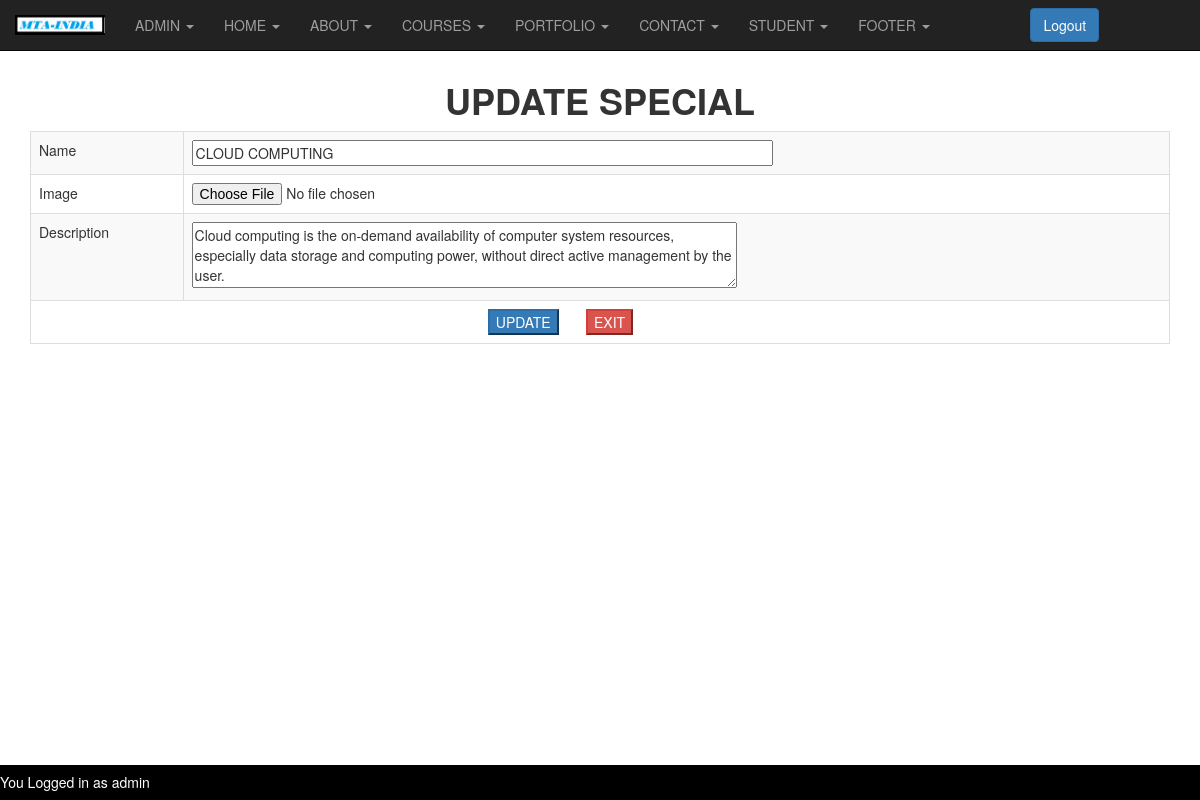
Screenshot of /updatecoursefeatureslider.php?ID=1 (signed in) with the database file from the repository.
### tables this page shows
CREATE TABLE IF NOT EXISTS `coursefeatureslider` (
  `id` int NOT NULL AUTO_INCREMENT,
  `name` varchar(50) NOT NULL,
  `image` varchar(100) NOT NULL,
  `description` varchar(500) NOT NULL,
  PRIMARY KEY (`id`)
);

### updatecoursefeatureslider.php (the view, shortened to what this page needs)
<?php
if(isset($_SESSION['username']) && isset($_SESSION['password']))
{
?>
<!DOCTYPE html>
<html>
<head>
  <link rel="stylesheet" href="https://maxcdn.bootstrapcdn.com/bootstrap/3.4.1/css/bootstrap.min.css">
</head>
<body>
	<center>
    <?php include('adminheader.php');
    $id= $_GET['ID'];
    include('config.php');
    $execute = "SELECT * FROM `coursefeatureslider` WHERE $id";
        $row = @mysqli_query($link,$execute) or die("<br>query could not executed");
    ?>
	<br>
	<br>
    <br>
    <?php
        $column = mysqli_fetch_row($row);
    ?>
	<h1><b>UPDATE SPECIAL</b></h1>
	<div class="container">
	<form method="post"  enctype="multipart/form-data">
		<table class="table table-responsive table-bordered table-striped" >
			<tr>
				<td> Name </td>
				<td><input style="width:60%" type="text" name="bannername" value = "<?php echo $column[1]; ?>"></td>
			</tr>
			<tr>
			<td> Image</td>
				<td ><input type="file" name="myfile" ></td>
			</tr>
			<tr>
				<td> Description </td>
				<td><textarea name="description" rows="3" cols="70" ><?php echo $column[3]; ?></textarea></td>
			</tr>
			<tr>
			<td colspan=2 ><input style="margin-left:40%;" type="submit" class="btn-primary" name="sub" value="UPDATE">&nbsp &nbsp &nbsp &nbsp<a href="admincoursefeatureslider.php"><input  type="button" class="btn-danger" value="EXIT"></a></td>
			</tr>
		</table>
	</form>
	</div>
</center>
<?php
}
else{
	header("location:admin.php");
}
?>
<br>
       <div class="footer">
     <h5 style="float:left;color:white;">You Logged in as <?php echo $_SESSION['username'];?></h5>
</div>
</body>
</html>

### updatecoursefeatureslider.php (style rules this page uses)
.footer { position:fixed; left: 0; bottom: 0; width: 100%; background-color: black; color: white; text-align: center; }

### rows the page displays
coursefeatureslider: bannername "CLOUD COMPUTING", description "Cloud computing is the on-demand availability of computer system resources, especially data storage and computing power, without direct active management by the user."

### other values shown
$_SESSION['username'] "admin"
